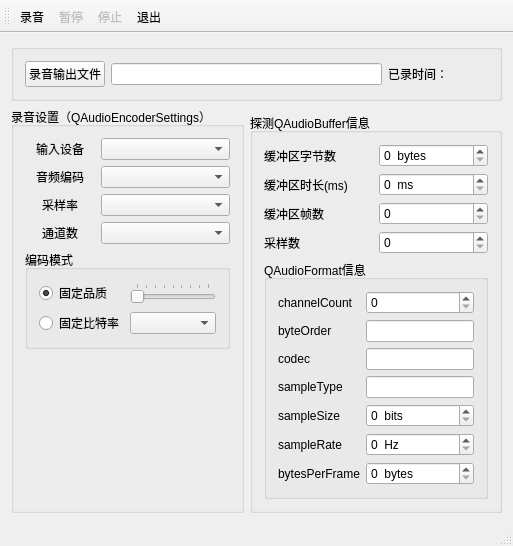
<?xml version="1.0" encoding="UTF-8"?>
<ui version="4.0">
 <class>MainWindow</class>
 <widget class="QMainWindow" name="MainWindow">
  <property name="geometry">
   <rect>
    <x>0</x>
    <y>0</y>
    <width>513</width>
    <height>492</height>
   </rect>
  </property>
  <property name="windowTitle">
   <string>MainWindow</string>
  </property>
  <widget class="QWidget" name="centralWidget">
   <layout class="QGridLayout" name="gridLayout_5">
    <item row="0" column="0" colspan="2">
     <widget class="QGroupBox" name="groupBox_3">
      <property name="title">
       <string/>
      </property>
      <layout class="QHBoxLayout" name="horizontalLayout">
       <item>
        <widget class="QPushButton" name="btnGetFile">
         <property name="text">
          <string>录音输出文件</string>
         </property>
         <property name="icon">
          <iconset resource="res.qrc">
           <normaloff>:/images/images/104.bmp</normaloff>:/images/images/104.bmp</iconset>
         </property>
        </widget>
       </item>
       <item>
        <widget class="QLineEdit" name="editOutputFile"/>
       </item>
       <item>
        <widget class="QLabel" name="LabPassTime">
         <property name="minimumSize">
          <size>
           <width>100</width>
           <height>0</height>
          </size>
         </property>
         <property name="text">
          <string>已录时间：</string>
         </property>
        </widget>
       </item>
      </layout>
     </widget>
    </item>
    <item row="1" column="0" rowspan="2">
     <widget class="QGroupBox" name="groupBox">
      <property name="title">
       <string>录音设置（QAudioEncoderSettings）</string>
      </property>
      <layout class="QVBoxLayout" name="verticalLayout">
       <item>
        <layout class="QGridLayout" name="gridLayout_2">
         <item row="0" column="0">
          <widget class="QLabel" name="label">
           <property name="maximumSize">
            <size>
             <width>70</width>
             <height>16777215</height>
            </size>
           </property>
           <property name="text">
            <string>输入设备</string>
           </property>
           <property name="alignment">
            <set>Qt::AlignCenter</set>
           </property>
          </widget>
         </item>
         <item row="0" column="1">
          <widget class="QComboBox" name="comboDevices"/>
         </item>
         <item row="1" column="0">
          <widget class="QLabel" name="label_2">
           <property name="maximumSize">
            <size>
             <width>70</width>
             <height>16777215</height>
            </size>
           </property>
           <property name="text">
            <string>音频编码</string>
           </property>
           <property name="alignment">
            <set>Qt::AlignCenter</set>
           </property>
          </widget>
         </item>
         <item row="1" column="1">
          <widget class="QComboBox" name="comboCodec"/>
         </item>
         <item row="2" column="0">
          <widget class="QLabel" name="label_3">
           <property name="maximumSize">
            <size>
             <width>70</width>
             <height>16777215</height>
            </size>
           </property>
           <property name="text">
            <string>采样率</string>
           </property>
           <property name="alignment">
            <set>Qt::AlignCenter</set>
           </property>
          </widget>
         </item>
         <item row="2" column="1">
          <widget class="QComboBox" name="comboSampleRate"/>
         </item>
         <item row="3" column="0">
          <widget class="QLabel" name="label_4">
           <property name="maximumSize">
            <size>
             <width>70</width>
             <height>16777215</height>
            </size>
           </property>
           <property name="text">
            <string>通道数</string>
           </property>
           <property name="alignment">
            <set>Qt::AlignCenter</set>
           </property>
          </widget>
         </item>
         <item row="3" column="1">
          <widget class="QComboBox" name="comboChannels"/>
         </item>
        </layout>
       </item>
       <item>
        <widget class="QGroupBox" name="groupBox_2">
         <property name="title">
          <string>编码模式</string>
         </property>
         <layout class="QGridLayout" name="gridLayout">
          <item row="0" column="0">
           <widget class="QRadioButton" name="radioQuality">
            <property name="text">
             <string>固定品质</string>
            </property>
            <property name="checked">
             <bool>true</bool>
            </property>
           </widget>
          </item>
          <item row="0" column="1">
           <widget class="QSlider" name="sliderQuality">
            <property name="maximum">
             <number>8</number>
            </property>
            <property name="orientation">
             <enum>Qt::Horizontal</enum>
            </property>
            <property name="tickPosition">
             <enum>QSlider::TicksAbove</enum>
            </property>
            <property name="tickInterval">
             <number>1</number>
            </property>
           </widget>
          </item>
          <item row="1" column="0">
           <widget class="QRadioButton" name="radioBitrate">
            <property name="text">
             <string>固定比特率</string>
            </property>
            <property name="checked">
             <bool>false</bool>
            </property>
           </widget>
          </item>
          <item row="1" column="1">
           <widget class="QComboBox" name="comboBitrate"/>
          </item>
         </layout>
        </widget>
       </item>
       <item>
        <spacer name="verticalSpacer">
         <property name="orientation">
          <enum>Qt::Vertical</enum>
         </property>
         <property name="sizeHint" stdset="0">
          <size>
           <width>20</width>
           <height>125</height>
          </size>
         </property>
        </spacer>
       </item>
      </layout>
     </widget>
    </item>
    <item row="2" column="1">
     <widget class="QGroupBox" name="groupBox_4">
      <property name="title">
       <string>探测QAudioBuffer信息</string>
      </property>
      <layout class="QVBoxLayout" name="verticalLayout_2">
       <item>
        <layout class="QGridLayout" name="gridLayout_4">
         <item row="0" column="0">
          <widget class="QLabel" name="label_6">
           <property name="text">
            <string>缓冲区字节数</string>
           </property>
          </widget>
         </item>
         <item row="0" column="1">
          <widget class="QSpinBox" name="spin_byteCount">
           <property name="suffix">
            <string>  bytes</string>
           </property>
           <property name="maximum">
            <number>999999999</number>
           </property>
          </widget>
         </item>
         <item row="1" column="0">
          <widget class="QLabel" name="label_7">
           <property name="text">
            <string>缓冲区时长(ms)</string>
           </property>
          </widget>
         </item>
         <item row="1" column="1">
          <widget class="QSpinBox" name="spin_duration">
           <property name="suffix">
            <string>  ms</string>
           </property>
           <property name="maximum">
            <number>999999999</number>
           </property>
          </widget>
         </item>
         <item row="2" column="0">
          <widget class="QLabel" name="label_8">
           <property name="text">
            <string>缓冲区帧数</string>
           </property>
          </widget>
         </item>
         <item row="2" column="1">
          <widget class="QSpinBox" name="spin_frameCount">
           <property name="maximum">
            <number>999999999</number>
           </property>
          </widget>
         </item>
         <item row="3" column="0">
          <widget class="QLabel" name="label_9">
           <property name="text">
            <string>采样数</string>
           </property>
          </widget>
         </item>
         <item row="3" column="1">
          <widget class="QSpinBox" name="spin_sampleCount">
           <property name="maximum">
            <number>999999999</number>
           </property>
          </widget>
         </item>
        </layout>
       </item>
       <item>
        <widget class="QGroupBox" name="groupBox_5">
         <property name="title">
          <string>QAudioFormat信息</string>
         </property>
         <layout class="QGridLayout" name="gridLayout_3">
          <item row="0" column="0">
           <widget class="QLabel" name="label_10">
            <property name="text">
             <string>channelCount</string>
            </property>
           </widget>
          </item>
          <item row="0" column="1">
           <widget class="QSpinBox" name="spin_channelCount"/>
          </item>
          <item row="1" column="0">
           <widget class="QLabel" name="label_11">
            <property name="text">
             <string>byteOrder</string>
            </property>
           </widget>
          </item>
          <item row="1" column="1">
           <widget class="QLineEdit" name="edit_byteOrder"/>
          </item>
          <item row="2" column="0">
           <widget class="QLabel" name="label_12">
            <property name="text">
             <string>codec</string>
            </property>
           </widget>
          </item>
          <item row="2" column="1">
           <widget class="QLineEdit" name="edit_codec"/>
          </item>
          <item row="3" column="0">
           <widget class="QLabel" name="label_13">
            <property name="text">
             <string>sampleType</string>
            </property>
           </widget>
          </item>
          <item row="3" column="1">
           <widget class="QLineEdit" name="edit_sampleType"/>
          </item>
          <item row="4" column="0">
           <widget class="QLabel" name="label_14">
            <property name="text">
             <string>sampleSize</string>
            </property>
           </widget>
          </item>
          <item row="4" column="1">
           <widget class="QSpinBox" name="spin_sampleSize">
            <property name="suffix">
             <string>  bits</string>
            </property>
            <property name="maximum">
             <number>999</number>
            </property>
           </widget>
          </item>
          <item row="5" column="0">
           <widget class="QLabel" name="label_15">
            <property name="text">
             <string>sampleRate</string>
            </property>
           </widget>
          </item>
          <item row="5" column="1">
           <widget class="QSpinBox" name="spin_sampleRate">
            <property name="suffix">
             <string>  Hz</string>
            </property>
            <property name="maximum">
             <number>9999999</number>
            </property>
           </widget>
          </item>
          <item row="6" column="0">
           <widget class="QLabel" name="label_16">
            <property name="text">
             <string>bytesPerFrame</string>
            </property>
           </widget>
          </item>
          <item row="6" column="1">
           <widget class="QSpinBox" name="spin_bytesPerFrame">
            <property name="suffix">
             <string>  bytes</string>
            </property>
            <property name="maximum">
             <number>999999</number>
            </property>
           </widget>
          </item>
         </layout>
        </widget>
       </item>
      </layout>
     </widget>
    </item>
   </layout>
  </widget>
  <widget class="QMenuBar" name="menuBar">
   <property name="geometry">
    <rect>
     <x>0</x>
     <y>0</y>
     <width>513</width>
     <height>17</height>
    </rect>
   </property>
  </widget>
  <widget class="QToolBar" name="mainToolBar">
   <property name="toolButtonStyle">
    <enum>Qt::ToolButtonTextUnderIcon</enum>
   </property>
   <attribute name="toolBarArea">
    <enum>TopToolBarArea</enum>
   </attribute>
   <attribute name="toolBarBreak">
    <bool>false</bool>
   </attribute>
   <addaction name="actRecord"/>
   <addaction name="actPause"/>
   <addaction name="actStop"/>
   <addaction name="actQuit"/>
  </widget>
  <widget class="QStatusBar" name="statusBar"/>
  <action name="actRecord">
   <property name="icon">
    <iconset resource="res.qrc">
     <normaloff>:/images/images/626.bmp</normaloff>:/images/images/626.bmp</iconset>
   </property>
   <property name="text">
    <string>录音</string>
   </property>
   <property name="toolTip">
    <string>录音</string>
   </property>
  </action>
  <action name="actPause">
   <property name="enabled">
    <bool>false</bool>
   </property>
   <property name="icon">
    <iconset resource="res.qrc">
     <normaloff>:/images/images/622.bmp</normaloff>:/images/images/622.bmp</iconset>
   </property>
   <property name="text">
    <string>暂停</string>
   </property>
   <property name="toolTip">
    <string>暂停</string>
   </property>
  </action>
  <action name="actStop">
   <property name="enabled">
    <bool>false</bool>
   </property>
   <property name="icon">
    <iconset resource="res.qrc">
     <normaloff>:/images/images/624.bmp</normaloff>:/images/images/624.bmp</iconset>
   </property>
   <property name="text">
    <string>停止</string>
   </property>
   <property name="toolTip">
    <string>停止</string>
   </property>
  </action>
  <action name="actQuit">
   <property name="icon">
    <iconset resource="res.qrc">
     <normaloff>:/images/images/132.bmp</normaloff>:/images/images/132.bmp</iconset>
   </property>
   <property name="text">
    <string>退出</string>
   </property>
   <property name="toolTip">
    <string>退出</string>
   </property>
  </action>
 </widget>
 <layoutdefault spacing="6" margin="11"/>
 <resources>
  <include location="res.qrc"/>
 </resources>
 <connections>
  <connection>
   <sender>actQuit</sender>
   <signal>triggered()</signal>
   <receiver>MainWindow</receiver>
   <slot>close()</slot>
   <hints>
    <hint type="sourcelabel">
     <x>-1</x>
     <y>-1</y>
    </hint>
    <hint type="destinationlabel">
     <x>256</x>
     <y>245</y>
    </hint>
   </hints>
  </connection>
 </connections>
</ui>
